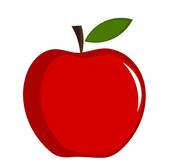
#> input picture cpu/apple2.jpg, 170 x 168 px
$ python ncutnew.py
#> lines starting #> are read from the running program, lines starting #| are printed output that depends on the picture
import numpy as np
import scipy.sparse as sp
from scipy.sparse.linalg import eigsh
from sklearn.cluster import KMeans
import cv2
import matplotlib.pyplot as plt

def downsample_image(image, scale=0.2):
    """
    Giảm kích thước ảnh để tăng tốc độ xử lý.
    Args:
        image: Ảnh đầu vào.
        scale: Tỷ lệ giảm kích thước (0 < scale <= 1).
    Returns:
        resized_image: Ảnh sau khi giảm kích thước.
    """
    height, width = int(image.shape[0] * scale), int(image.shape[1] * scale)
    resized_image = cv2.resize(image, (width, height), interpolation=cv2.INTER_LINEAR)
    return resized_image

def construct_graph(image, sigma_color=0.05, sigma_spatial=15):
    """
    Xây dựng đồ thị từ một ảnh.
    Args:
        image: Ảnh đầu vào (grayscale hoặc RGB).
        sigma_color: Thông số kiểm soát độ nhạy cảm về màu sắc.
        sigma_spatial: Thông số kiểm soát độ nhạy cảm không gian.
    Returns:
        W: Ma trận trọng số đồ thị (sparse matrix).
    """
    height, width, _ = image.shape
    n = height * width
    coords = np.array([[x, y] for x in range(width) for y in range(height)])

    # Tạo ma trận trọng số
    W = sp.lil_matrix((n, n))
    for i in range(n):
        for j in range(i+1, n):
            p1, p2 = coords[i], coords[j]
            color_diff = np.linalg.norm(image[p1[1], p1[0]] - image[p2[1], p2[0]])
            spatial_diff = np.linalg.norm(p1 - p2)

            if spatial_diff < sigma_spatial:  # Chỉ nối các điểm gần nhau
                weight = np.exp(-color_diff**2 / (2 * sigma_color**2)) * \
                         np.exp(-spatial_diff**2 / (2 * sigma_spatial**2))
                W[i, j] = W[j, i] = weight

    return W

def normalized_laplacian(W):
    """
    Tính ma trận Laplacian chuẩn hóa.
    Args:
        W: Ma trận trọng số đồ thị.
    Returns:
        L: Ma trận Laplacian chuẩn hóa.
    """
    d = np.array(W.sum(axis=1)).flatten()
    D_inv_sqrt = sp.diags(1.0 / np.sqrt(d))
    L = sp.identity(W.shape[0]) - D_inv_sqrt @ W @ D_inv_sqrt
    return L

def compute_eigenvectors(L, k=2):
    """
    Tính các vectơ riêng nhỏ nhất của ma trận Laplacian chuẩn hóa.
    Args:
        L: Ma trận Laplacian chuẩn hóa.
        k: Số lượng vectơ riêng cần tính.
    Returns:
        eigenvectors: Các vectơ riêng nhỏ nhất.
    """
    eigenvalues, eigenvectors = eigsh(L, k=k, which='SM', tol=1e-5, maxiter=70000)
    return eigenvectors

def segment_image(eigenvectors, height, width, num_segments=2):
    """
    Phân đoạn ảnh dựa trên các vectơ riêng.
    Args:
        eigenvectors: Các vectơ riêng nhỏ nhất.
        height, width: Kích thước ảnh gốc.
        num_segments: Số vùng cần phân đoạn.
    Returns:
        segmented_image: Ảnh phân đoạn.
    """
    kmeans = KMeans(n_clusters=num_segments, random_state=0)
    labels = kmeans.fit_predict(eigenvectors)
    segmented_image = labels.reshape((height, width))
    return segmented_image

def normalized_cut_segmentation(image_path, num_segments=2, scale=0.5):
    """
    Hàm chính để phân đoạn ảnh sử dụng thuật toán Normalized Cut.
    Args:
        image_path: Đường dẫn đến ảnh đầu vào.
        num_segments: Số lượng vùng cần phân đoạn.
        scale: Tỷ lệ giảm kích thước ảnh.
    Returns:
        segmented_image: Ảnh sau phân đoạn.
    """
#> called with image_path = 'apple2.jpg', num_segments = 3, scale = 0.2
    image = cv2.imread(image_path)
#> image is the input picture: shape (168, 170, 3); mean B, G, R 149, 151.9, 227.4
    image = cv2.cvtColor(image, cv2.COLOR_BGR2RGB)

    # Giảm kích thước ảnh
    image = downsample_image(image, scale)
#> in downsample_image, `resized_image = cv2.resize(image, (width, height), interpolation=cv2.I..`:
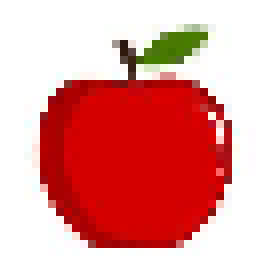
#> resized_image: shape (33, 34, 3) (shown 8 times larger); mean R, G, B 227.4, 151.9, 149
    height, width, _ = image.shape
#> height = 33; width = 34

    print("Xây dựng đồ thị...")
    W = construct_graph(image)
    print("Tính ma trận Laplacian chuẩn hóa...")
    L = normalized_laplacian(W)
    print("Tính vectơ riêng...")
    eigenvectors = compute_eigenvectors(L, k=num_segments)
#> eigenvectors = 1122 rows, first 8: [0.0384, -0.027, -4.73e-09], [0.0393, -0.0268, -5.01e-09], [0.0401, -0.0262, -5.21e-09], [0.0408, -0.0254, -5.34e-09], [0.0415, -0.0243, -5.31e-09], [0.0421, -0.023, -5.56e-09], [0.0426, -0.0213, -5.52e-09], [0.0431, -0.0194, -5.72e-09]
    print("Phân đoạn ảnh...")
    segmented_image = segment_image(eigenvectors, height, width, num_segments)
#> in segment_image, `labels = kmeans.fit_predict(eigenvectors)`: labels = 1122 values, max 2 at index 16, min 0 at index 0, mean 0.163
#> in segment_image, `segmented_image = labels.reshape((height, width))`:
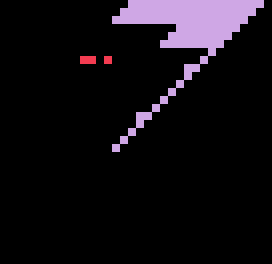
#> segmented_image: shape (33, 34) int32 (shown 8 times larger); 3 distinct labels, from 0 to 2; one colour per label, 0 black

    return image, segmented_image

if __name__ == "__main__":
    image_path = "apple2.jpg"  # Đường dẫn đến ảnh của bạn
    num_segments = 3  # Số vùng cần phân đoạn
    scale = 0.2  # Giảm kích thước ảnh xuống 10%

    print("Bắt đầu phân đoạn ảnh...")
    original_image, segmented_image = normalized_cut_segmentation(image_path, num_segments, scale)

    # Hiển thị ảnh gốc và ảnh phân đoạn
    fig, axes = plt.subplots(1, 2, figsize=(12, 6))

    axes[0].imshow(original_image)
    axes[0].set_title("Ảnh Gốc")
    axes[0].axis("off")

    axes[1].imshow(segmented_image, cmap='tab10')
    axes[1].set_title("Ảnh Phân Đoạn")
    axes[1].axis("off")

    plt.show()
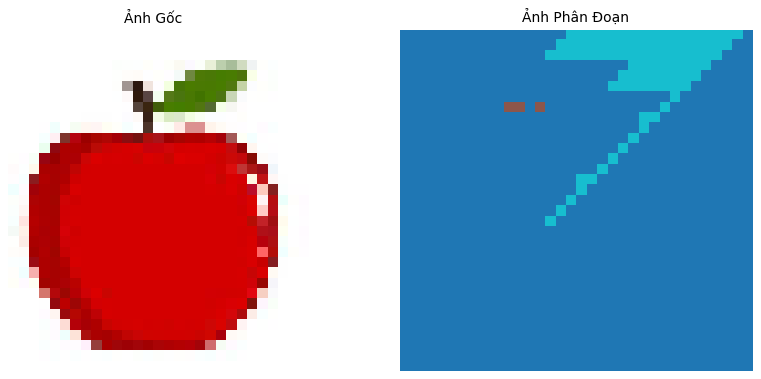
#> figure drawn by matplotlib, 2 panels
